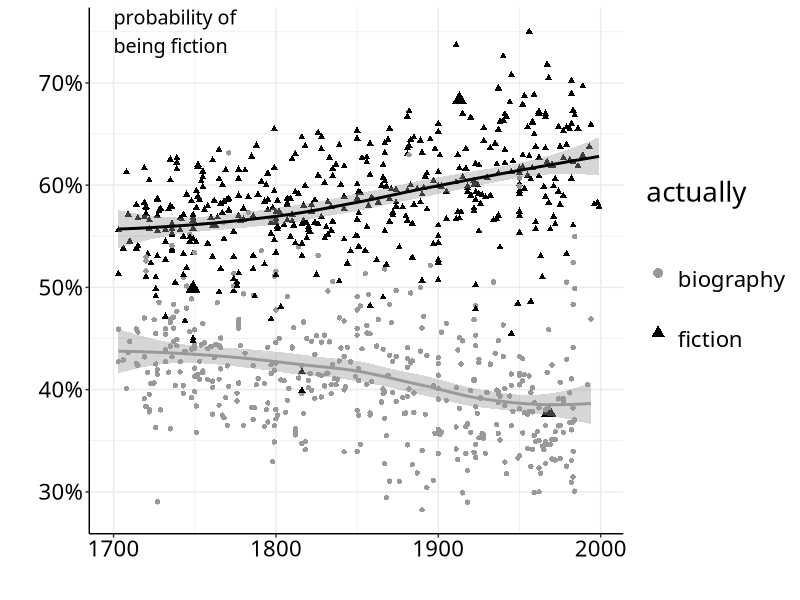
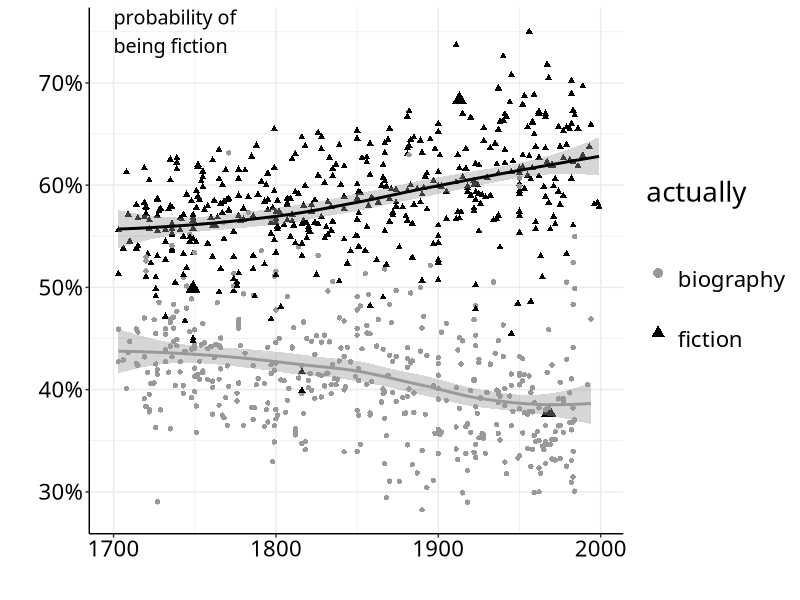

The R script that drew these images, in order:
library(scales)
library(ggplot2)
library(dplyr)

this.dir <- dirname(parent.frame(2)$ofile)
setwd(this.dir)
l <- read.csv('../plotdata/the900.csv')

reviewd <- as.factor(l$realclass)
levels(reviewd) <- c('not', 'rev')
l$reviewed <- reviewd
levels(l$reviewed) = c('biography\n', 'fiction\n')
l$volid <- as.character(l$volid)
l$size <- (rep(1, length(l$reviewed)))
l$size[l$volid == 'mdp.39015056795308' | l$volid == 'uc2.ark+=13960=t5h99113n' | l$volid == 'uc1.$b404097'] <- 3

p <- ggplot(l, aes(x = dateused, y = logistic, color = reviewed, shape = reviewed)) + 
  geom_point(aes(size = size)) + geom_smooth() + 
  scale_color_manual(name = 'actually\n', values = c('gray60', 'black'),
                     guide = guide_legend(keyheight = 3,  label.vjust = -0.4, override.aes = list(linetype = 0, fill = NA, size = 3))) + 
  theme(text = element_text(size = 24)) + scale_size(guide = FALSE, range = c(1.5,3.5)) +
  scale_y_continuous('', labels = percent, breaks = c(0.3, 0.4, 0.5, 0.6, 0.7)) + 
  scale_x_continuous("") + theme_bw() +
  annotate('text', x = 1700, y = 0.75, label = 'probability of\nbeing fiction', 
           hjust = 0, family = 'Avenir Next Medium', size = 5) +
  theme(text = element_text(size = 20, family = "Avenir Next Medium"), panel.border = element_blank()) +
  theme(axis.line = element_line(color = 'black'),
        axis.text = element_text(color = 'black')) +
  scale_shape_discrete(name = "actually\n")

tiff("/Users/tunder/Dropbox/book/chapter1/images/C1Fig4probabilities.tiff", height = 6, width = 9, units = 'in', res=400)
plot(p)
dev.off()
plot(p)